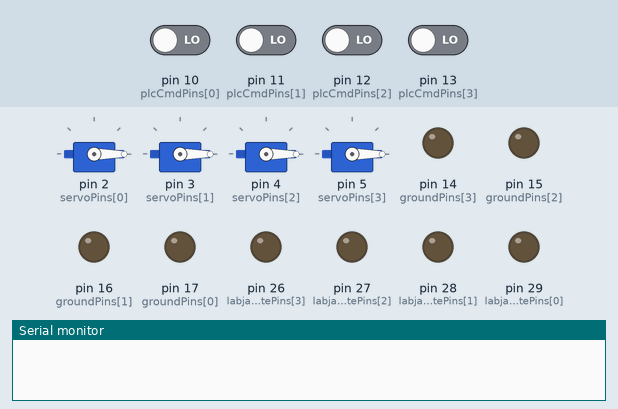
Recording of a sketch running on a simulated Arduino Mega 2560, built with avr-gcc and run on an emulated ATmega2560. On the bench: 4 × servo, output pins drawn as LEDs (lit = HIGH), the last lines printed to the serial monitor. The test bench sets the inputs (shaded band); at power-on: pin 10 (plcCmdPins[0]), pin 11 (plcCmdPins[1]), pin 12 (plcCmdPins[2]), pin 13 (plcCmdPins[3]) LOW.

Above: at 1.2 s.
1.3 s: pin 10 (plcCmdPins[0]) driven HIGH
At 2.5 s:
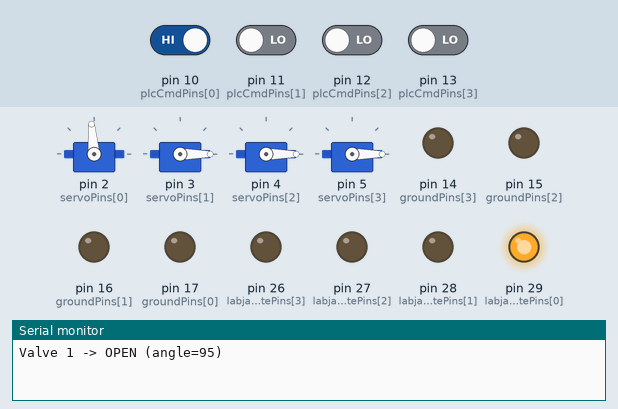
2.8 s: pin 11 (plcCmdPins[1]) driven HIGH
At 3.6 s:
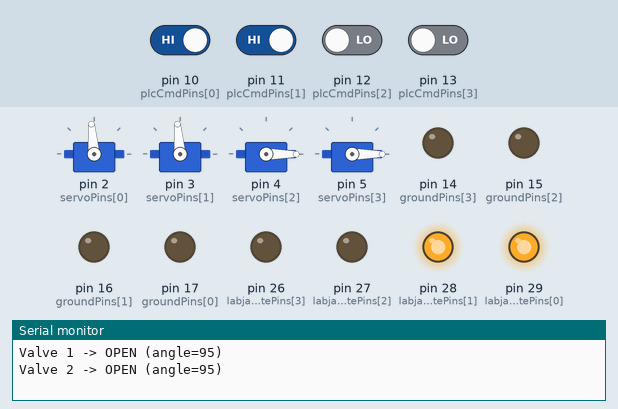
4.3 s: pin 12 (plcCmdPins[2]) driven HIGH
At 4.8 s:
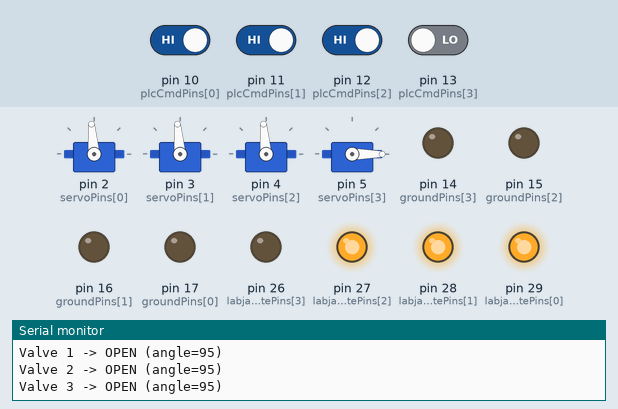
5.8 s: pin 13 (plcCmdPins[3]) driven HIGH
At 7.0 s:
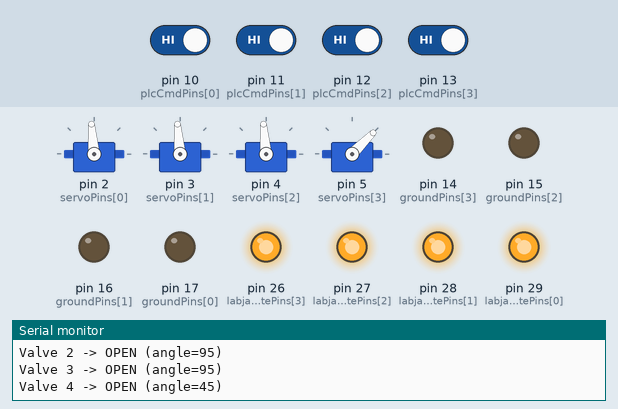
7.3 s: pin 10 (plcCmdPins[0]) driven LOW
At 8.3 s:
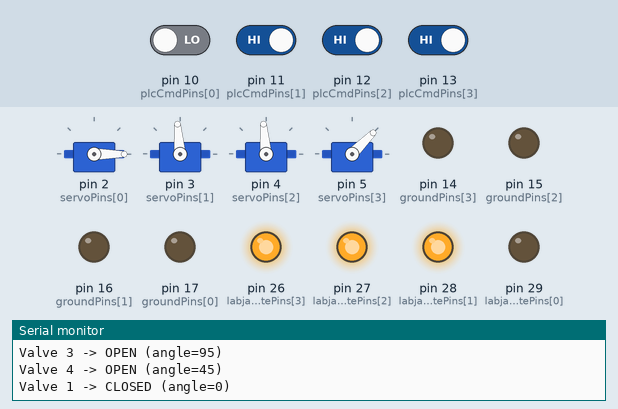
8.8 s: pin 11 (plcCmdPins[1]) driven LOW
At 9.4 s:
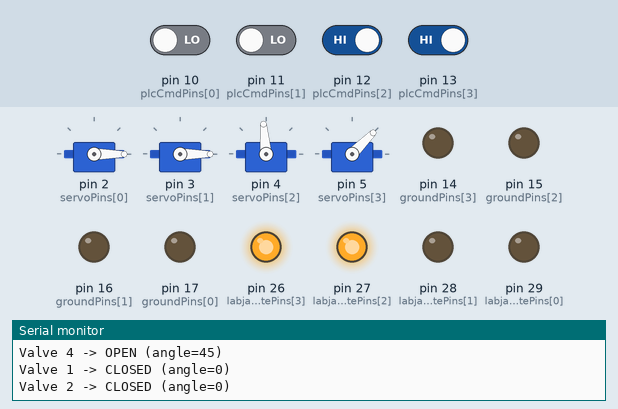
Timing chart, 0 to 11.3 s (numbered marks = the images above; inputs shaded):
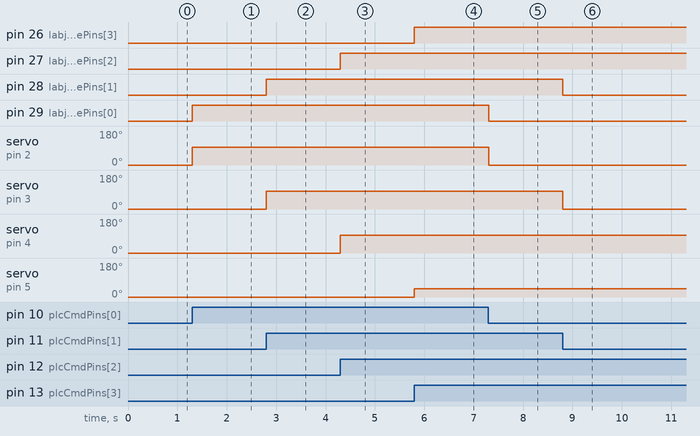

The sketch:

valve_controller.ino
```cpp
#include <Servo.h>
#include <Arduino.h>

const int NUM_VALVES = 4;
const int TOGGLE_TICKS = 5;     // debounce threshold - Needs to go 5 times in a counter
const int SERVO_OPEN_ANGLE = 95; // default open angle
const int SERVO4_OPEN_ANGLE = 45; // servo 4 test angle to reduce vibration
const int SERVO_CLOSED_ANGLE = 0;   // angle is fixed to close

/********* PLC command inputs  *************/
const int plcCmdPins[NUM_VALVES] = {10, 11, 12, 13};

 // const int plcCmdPins[NUM_VALVES] = {13, 12, 11, 10};

// /********* PLC status outputs *************/
// const int plcStatusPins[NUM_VALVES] = {6, 7, 8, 9};

/********* Servo PWM outputs *************/
const int servoPins[NUM_VALVES] = {2, 3, 4, 5};

/********* Ground pins (A0-A3 on Mega) *************/
const int groundPins[NUM_VALVES] = {17, 16, 15, 14};

/********* LabJack outputs (command states) *************/
// Valve 1 -> DIO0 (pin 29), Valve 2 -> DIO1 (pin 28), Valve 3 -> DIO2 (pin 27), Valve 4 -> DIO3 (pin 26)
const int labjackStatePins[NUM_VALVES] = {29, 28, 27, 26};

/* ===================== STATE ===================== */

Servo valves[NUM_VALVES];

bool valveState[NUM_VALVES] = {false, false, false, false};   // false = closed
int debounceCounter[NUM_VALVES] = {0, 0, 0, 0};
bool lastFeedbackState[NUM_VALVES] = {false, false, false, false};  // track previous feedback state

/* ===================== SETUP ===================== */

void setup() {

  Serial.begin(9600);
  delay(50);

  // PLC command inputs
  for (int i = 0; i < NUM_VALVES; i++) {
    pinMode(plcCmdPins[i], INPUT);
    pinMode(groundPins[i], OUTPUT);

    // pinMode(plcStatusPins[i], OUTPUT);
    pinMode(labjackStatePins[i], OUTPUT);
    // No LabJack feedback pins in this setup.


    valves[i].attach(servoPins[i]);
    valves[i].write(SERVO_CLOSED_ANGLE);

    // outputs now - set to LOW (ground)
    digitalWrite(groundPins[i], LOW);
    lastFeedbackState[i] = false;
  }
}


void loop() { // The Main Loop - Check with SAM?
  for (int i = 0; i < NUM_VALVES; i++) {
    handleValve(i);
  }
}

void handleValve(int i) { // The Function
  bool plcCommand = digitalRead(plcCmdPins[i]);
  bool desiredState = plcCommand;  // HIGH = open, LOW = closed


  // Debounce Logic:
  if (desiredState != valveState[i]) {
    debounceCounter[i]++;
  } else {
    debounceCounter[i] = 0;
  }

  if (debounceCounter[i] >= TOGGLE_TICKS) {
    valveState[i] = desiredState;
    debounceCounter[i] = 0;

    // State changed - log it
    Serial.print("Valve ");
    Serial.print(i + 1);
    Serial.print(" -> ");
    Serial.print(valveState[i] ? "OPEN" : "CLOSED");
    Serial.print(" (angle=");
    const int openAngle = (i == 3) ? SERVO4_OPEN_ANGLE : SERVO_OPEN_ANGLE; // i==3 is Valve/Servo 4
    Serial.print(valveState[i] ? openAngle : SERVO_CLOSED_ANGLE);
    Serial.println(")");
  }

  // Drive Servo
  if (valveState[i]) {
    const int openAngle = (i == 3) ? SERVO4_OPEN_ANGLE : SERVO_OPEN_ANGLE; // i==3 is Valve/Servo 4
    valves[i].write(openAngle);
  } else {
    valves[i].write(SERVO_CLOSED_ANGLE);
  }


  // PLC Status Output (disabled)
  // digitalWrite(plcStatusPins[i], valveState[i]);

  // LabJack Ojutputs
  digitalWrite(labjackStatePins[i], valveState[i]);
}
```

Measured:
- after the input at 1.3 s, pin 29 (labjackStatePins[0]): LOW → HIGH at once; servo on pin 2 (servoPins[0]): 0° → 95° at once
- after the input at 2.8 s, pin 28 (labjackStatePins[1]): LOW → HIGH at once; servo on pin 3 (servoPins[1]): 0° → 95° at once
- after the input at 4.3 s, pin 27 (labjackStatePins[2]): LOW → HIGH at once; servo on pin 4 (servoPins[2]): 0° → 95° at once
- after the input at 5.8 s, pin 26 (labjackStatePins[3]): LOW → HIGH at once; servo on pin 5 (servoPins[3]): 0° → 45° at once
- after the input at 7.3 s, pin 29 (labjackStatePins[0]): HIGH → LOW at once; servo on pin 2 (servoPins[0]): 95° → 0° at once
- after the input at 8.8 s, pin 28 (labjackStatePins[1]): HIGH → LOW at once; servo on pin 3 (servoPins[1]): 95° → 0° at once
